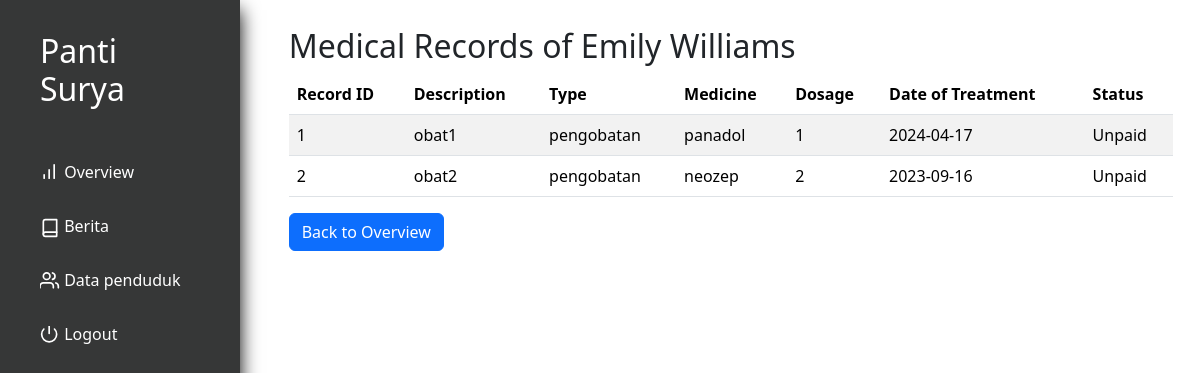
The page /laporanmedis.php?id=4 (signed in) on the database as committed earlier.
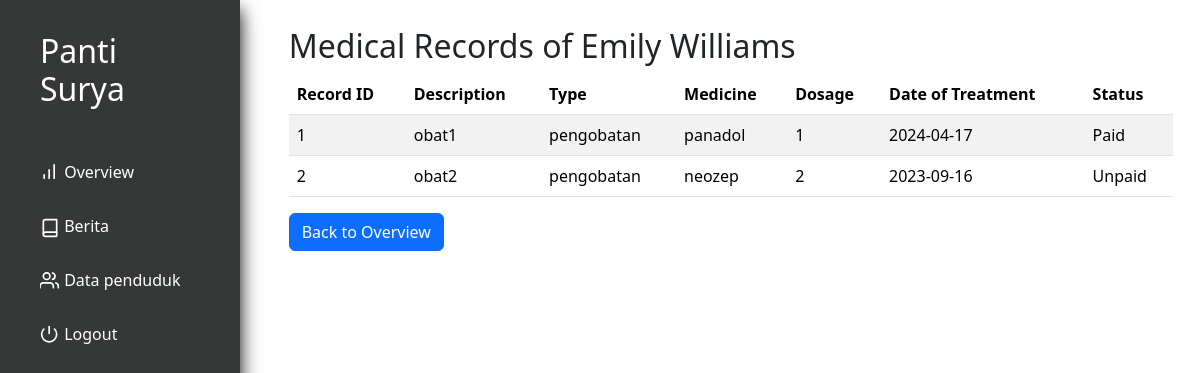
The same page on the database as committed later.
### tables this page shows
CREATE TABLE `penduduk` (
  `id` int(11) NOT NULL,
  `nama` varchar(250) NOT NULL,
  `alamat` varchar(100) NOT NULL,
  `pengobatan_terakhir` date DEFAULT NULL,
  `email` varchar(200) DEFAULT NULL,
  `notelp` varchar(15) NOT NULL,
  `keuangan_pondokkan` int(11) NOT NULL,
  `keuangan_tabungan` int(11) NOT NULL,
  `keuangan_obat` int(11) NOT NULL,
  `keuangan_total` int(11) NOT NULL
);

CREATE TABLE `rekam_medis` (
  `penduduk_id` int(11) NOT NULL,
  `pengobatan_id` int(11) NOT NULL,
  `deskripsi` varchar(300) NOT NULL,
  `jenis` varchar(100) NOT NULL,
  `obat` varchar(100) NOT NULL,
  `dosis` int(11) NOT NULL,
  `tanggal_berobat` date NOT NULL,
  `sudah_bayar` tinyint(1) DEFAULT 0
);

### utils.php (called while the page is built, shortened)
<?php
    class myDB{
        private $host = "localhost";
        private $username = "root";
        private $password = "";
        private $database = "pantisurya";
        private $db;
        function __construct(){
            if ($this->db == null){
                try {
                    $this->db = new PDO("mysql:host=$this->host;dbname=$this->database", $this->username, $this->password);
                    $this->db->setAttribute(PDO::ATTR_ERRMODE, PDO::ERRMODE_EXCEPTION);
                } catch(PDOException $e) {
                    echo "Connection failed: " . $e->getMessage();
                }
            }
        }
        public function prepare($query) {
            return $this->db->prepare($query);
        }
    }
?>

### laporanmedis.php (the view, shortened to what this page needs)
<?php
require "utils.php";
$db = new myDB();
if(isset($_GET['id'])) {
    $penduduk_id = $_GET['id'];
    $stmt_records = $db->prepare("SELECT * FROM rekam_medis WHERE penduduk_id = :penduduk_id");
    $stmt_records->execute(['penduduk_id' => $penduduk_id]);
    $records = $stmt_records->fetchAll(PDO::FETCH_ASSOC);
    $stmt_penduduk = $db->prepare("SELECT * FROM penduduk WHERE id = :penduduk_id");
    $stmt_penduduk->execute(['penduduk_id' => $penduduk_id]);
    $penduduk = $stmt_penduduk->fetch(PDO::FETCH_ASSOC);
} else {
    header("location:index.php");
    exit;
}
?>
<!DOCTYPE html>
<html lang="en">
<head>
    <link href="https://cdn.jsdelivr.net/npm/bootstrap@5.3.3/dist/css/bootstrap.min.css" rel="stylesheet">
    <link rel="stylesheet" href="layout/indexstyle.css">
</head>
<body>
    <div class="app">
        <div class="dashboard">
            <?php include 'nav.php'?>
            <div class="main">
                <h2>Medical Records of <?php echo $penduduk['nama']; ?></h2>
                <div class="records-table">
                    <table class="table table-striped">
                        <thead>
                            <tr>
                                <th>Record ID</th>
                                <th>Description</th>
                                <th>Type</th>
                                <th>Medicine</th>
                                <th>Dosage</th>
                                <th>Date of Treatment</th>
                                <th>Status</th>
                            </tr>
                        </thead>
                        <tbody>
                            <?php foreach ($records as $record): ?>
                            <tr>
                                <td><?php echo $record['pengobatan_id']; ?></td>
                                <td><?php echo $record['deskripsi']; ?></td>
                                <td><?php echo $record['jenis']; ?></td>
                                <td><?php echo $record['obat']; ?></td>
                                <td><?php echo $record['dosis']; ?></td>
                                <td><?php echo $record['tanggal_berobat']; ?></td>
                                <td><?php echo $record['sudah_bayar'] == 0 ? 'Unpaid' : 'Paid'; ?></td>
                            </tr>
                            <?php endforeach; ?>
                        </tbody>
                    </table>
                </div>
                <a href="index.php" class="btn btn-primary">Back to Overview</a>
            </div>
        </div>
    </div>
</body>
</html>

### nav.php (shortened to what this page needs)
<div class="holder flex-col">
    <div class="content flex-col">
        <div class="logo">
            <h2 style="color: white;">Panti Surya</h2>
        </div>
        <nav class="nav">
            <a type="button" href="index.php">
                Overview
            </a>
            <a type="button" href="databerita.php">
                Berita
            </a>
            <a type="button" href="penduduk.php">
                Data penduduk
            </a>
            <a type="button" onclick="return confirm('Yakin keluar?')" href="logout.php">
            <svg xmlns="http://www.w3.org/2000/svg" width="20" height="20" viewBox="3 3 20 24" fill="none" stroke="currentColor" stroke-width="2" stroke-linecap="round" stroke-linejoin="round" class="feather feather-power"><path d="M18.36 6.64a9 9 0 1 1-12.73 0"></path><line x1="12" y1="2" x2="12" y2="12"></line></svg> Logout
            </a>
        </nav>
    </div>
</div>
<div class="filler"></div>

### layout/indexstyle.css (style rules this page uses)
* { box-sizing: border-box; margin: 0; padding: 0; }
.dashboard { display: flex; min-height: 100vh; flex-direction: row; gap: 1.7rem; }
.flex-col { display: flex; flex-direction: column; }
.holder { width: 20%; height: 100vh; box-shadow: 0 10px 18px rgba(0,0,0,1); position: fixed; padding: 0 1rem; background-color: #363737; }
.content { padding: 1rem 0.5rem; gap: 1rem; }
.logo { padding: 0 1rem; word-wrap: break-word; }
.nav { padding: 0.5rem; gap: 0.5rem; display: flex; flex-direction: column; justify-content: center; }
.nav a { display: block; padding: 0.5rem 0.5rem; border-radius: 10px; line-height: 30px; font-size: 16px; text-decoration: none; transition: all 0.5s ease; color: white; }
.main { width: 80%; height: 100vh; padding: 1.7rem; }
.filler { width: 20%; }
.content { display: flex; }
.logo h2 { margin-top: 1rem; margin-bottom: 1rem; }

Rows that differ between the two databases and show on the page:
changed rekam_medis "obat1": sudah_bayar "Unpaid" → "Paid"
